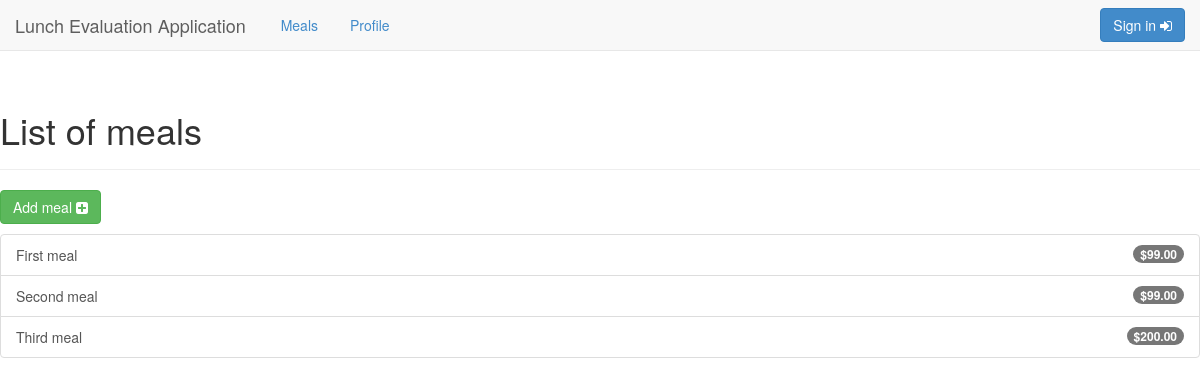
The app's page /meals, older data.
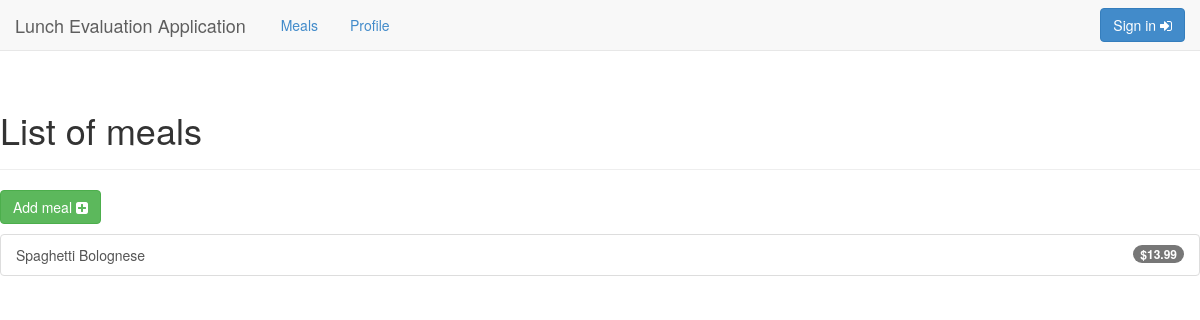
The same page, newer data.
### main/models.py (models this page shows, shortened)
class Meal(models.Model):
    name = models.CharField(max_length=200)
    price = models.DecimalField(max_digits=5, decimal_places=2)
    description = models.CharField(max_length=1000)

### main/views.py (the view)
# urls.py: url(r'^meals',views.MealsView.as_view(
class MealsView(generic.ListView):
    template_name = 'main/meals.html'
    model = Meal

### main/context_processors.py (called while the page is built)
def login_form(request):
    return {'login_form' : LoginForm()}

### main/templates/main/meals.html (shortened to what this page needs)
{% extends 'main/base.html' %}
{% block content %}
    <div class="page-header">
      <h1>List of meals</h1>
    </div>
    <p><a href="{% url 'main:new_meal' %}" class="btn btn-success" role="button">Add meal <i class="fa fa-plus-square"></i></a></p>
    {% if all_meals %}
	<div class="list-group">
	{% for meal in all_meals %}
	    <a href="{% url 'main:rating' meal.id  %}" class="list-group-item">{{meal.name}}  <span class="badge">${{meal.price|floatformat:2}}</span></a>
	{% endfor %}
	</div>
    {% else %}
	<div class="alert alert-danger" role="alert"><i class="fa fa-exclamation-triangle"></i> There is no meals yet</div>
    {% endif %}
{% endblock %}

### main/templates/main/base.html (shortened to what this page needs)
<!DOCTYPE html>
<html lang="en">
  <head>
    {% load staticfiles %}
    <link rel="stylesheet" type="text/css" href="{% static 'main/css/bootstrap.min.css' %}" />
    <link rel="stylesheet" type="text/css" href="{% static 'main/css/style.css' %}" />
    <link href="//maxcdn.bootstrapcdn.com/font-awesome/4.2.0/css/font-awesome.min.css" rel="stylesheet">
    </head>
    <body>
	<nav class="navbar navbar-default navbar-fixed-top" role="navigation">
    <a class="navbar-brand" href="{% url 'main:index' %}">Lunch Evaluation Application</a>
	<div id="menu">
	<ul class="nav nav-pills">
	    <li class="menu-btn" ><a href="{% url 'main:meals' %}">Meals</a></li>
	    <li class="menu-btn"><a href="{% url 'main:profile' %}">Profile</a></li>
	</ul>
	</div>
     {% if user.is_authenticated %}
        <form method="POST" action="{% url 'main:profile' %}" class="navbar-form navbar-right">
          <div class="form-group">
            {% csrf_token %}
            <input type="hidden" name="logout" value="1" />
          </div>
          <button type="submit" class="btn btn-info">Log out <i class="fa fa-sign-out"></i></button>
        </form>
        <p class="navbar-text navbar-right">Signed in as {{user.username}}</p>
     {% else %}
        <form method="POST" action="{% url 'main:profile' %}" class="navbar-form navbar-right">
          <button type="submit" class="btn btn-primary">Sign in <i class="fa fa-sign-in"></i></button>
        </form>
    {% endif %}
	</nav>
	<div id="content">{% block content %}{% endblock %}</div>
    </body>
</html>

### main/static/main/css/style.css (style rules this page uses)
body { padding-top: 70px; }
#menu { padding: 5px; float:left; }

Row changes from the older to the newer data that the page shows:
removed Meal: name "First meal", price "99.00"
removed Meal: name "Second meal", price "99.00"
removed Meal: name "Third meal", price "200.00"
added Meal: name "Spaghetti Bolognese", price "13.99"
